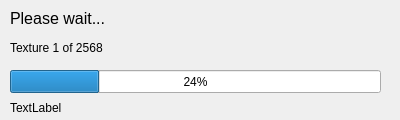
<?xml version="1.0" encoding="UTF-8"?>
<ui version="4.0">
 <class>CleanTexturesPath</class>
 <widget class="QDialog" name="CleanTexturesPath">
  <property name="geometry">
   <rect>
    <x>0</x>
    <y>0</y>
    <width>400</width>
    <height>120</height>
   </rect>
  </property>
  <property name="windowTitle">
   <string>The filename of the textures is modified...</string>
  </property>
  <widget class="QProgressBar" name="progressBar">
   <property name="geometry">
    <rect>
     <x>10</x>
     <y>70</y>
     <width>371</width>
     <height>23</height>
    </rect>
   </property>
   <property name="value">
    <number>24</number>
   </property>
  </widget>
  <widget class="QLabel" name="label_tex">
   <property name="geometry">
    <rect>
     <x>10</x>
     <y>100</y>
     <width>381</width>
     <height>16</height>
    </rect>
   </property>
   <property name="text">
    <string>TextLabel</string>
   </property>
  </widget>
  <widget class="QLabel" name="label_progression">
   <property name="geometry">
    <rect>
     <x>10</x>
     <y>40</y>
     <width>381</width>
     <height>16</height>
    </rect>
   </property>
   <property name="text">
    <string>Texture 1 of 2568</string>
   </property>
  </widget>
  <widget class="QLabel" name="label_pleaseWait">
   <property name="geometry">
    <rect>
     <x>10</x>
     <y>10</y>
     <width>111</width>
     <height>16</height>
    </rect>
   </property>
   <property name="font">
    <font>
     <pointsize>12</pointsize>
    </font>
   </property>
   <property name="text">
    <string>Please wait...</string>
   </property>
  </widget>
 </widget>
 <resources/>
 <connections/>
</ui>
